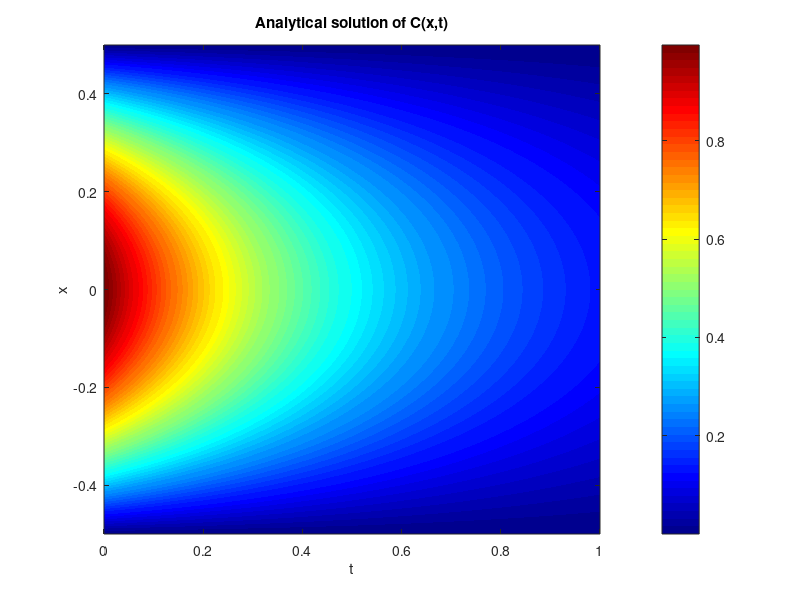
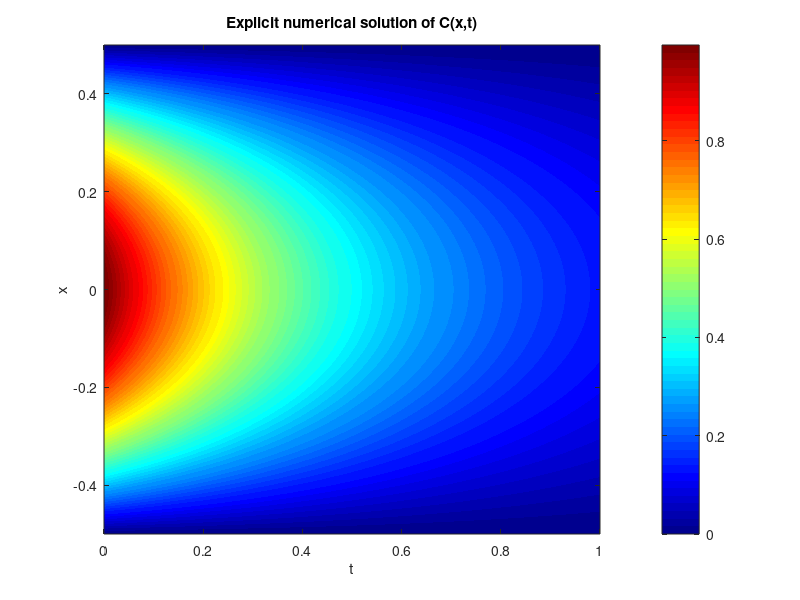
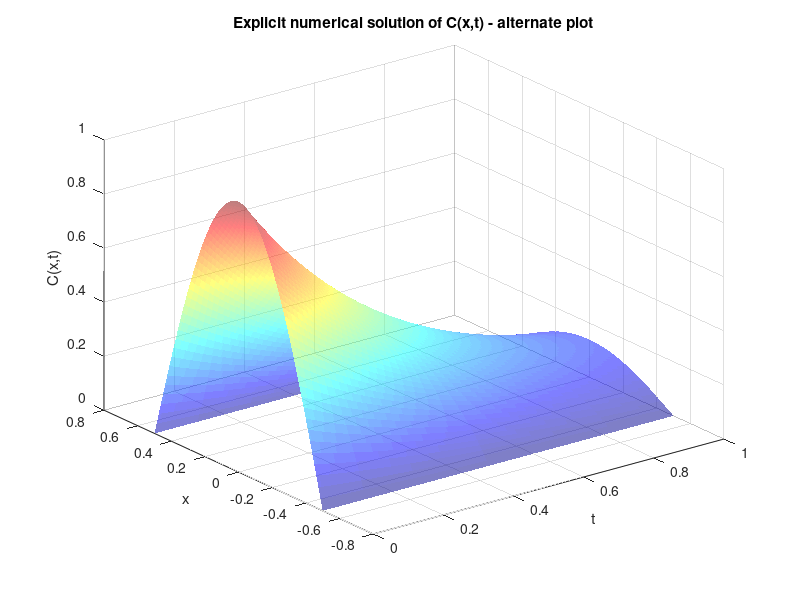
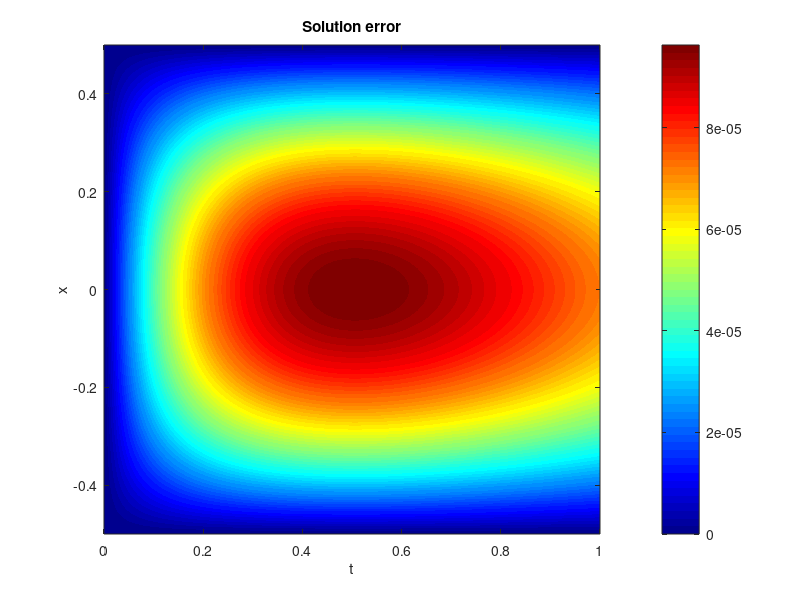

Reproduce these figures in MATLAB, in order.
clc
clear
close all

nx = 80; % 80
nt = 2500; % 2500
a = -0.5;
b = 0.5;
t0 = 0;
tf = 1;
D = 0.2;
dx = (b-a) / (nx-1);
dt = (tf-t0) / (nt-1);
x = a:dx:b;
t = t0:dt:tf;
F = D * dt/dx^2   % For stability F<0.5

%%Analytical solution

U = zeros (nx, nt);

for n = 1:nt
    for i = 1:nx
        U(i,n) = cos(pi*x(i))*exp(-pi^2*D*t(n));
    end
end

figure('Name','Analytical solution')
contourf (t,x,U,200,'linecolor','non')
xlabel('t')
ylabel('x')
title ('Analytical solution of C(x,t)')
colormap(jet)
colorbar

%%Numerical solution

UN = zeros (nx, nt);

UN(:,1) = cos(pi*x)

for n = 1:nt -1
    for i = 2:nx -1
        UN(i,n+1) = F*UN(i-1,n) + (1-2*F)*UN(i,n) + F*UN(i+1,n);
    end
end
 
figure(figure('Name','Explicit solution'))
contourf (t,x,UN,200,'linecolor','non')
xlabel('t')
ylabel('x')
title ('Explicit numerical solution of C(x,t)')
colormap(jet)
colorbar

figure(figure('Name','Explicit solution'))
surf(t,x,UN,'FaceAlpha',0.5,'EdgeColor','none')
title ('Explicit numerical solution of C(x,t) - alternate plot')
xlabel('t')
ylabel('x')
zlabel('C(x,t)')
colormap(jet)

%%Error

E =  abs (U-UN);

figure(figure('Name','Error'))
contourf (t,x,E,200,'linecolor','non')
xlabel('t')
ylabel('x')
title ('Solution error')
colormap(jet)
colorbar